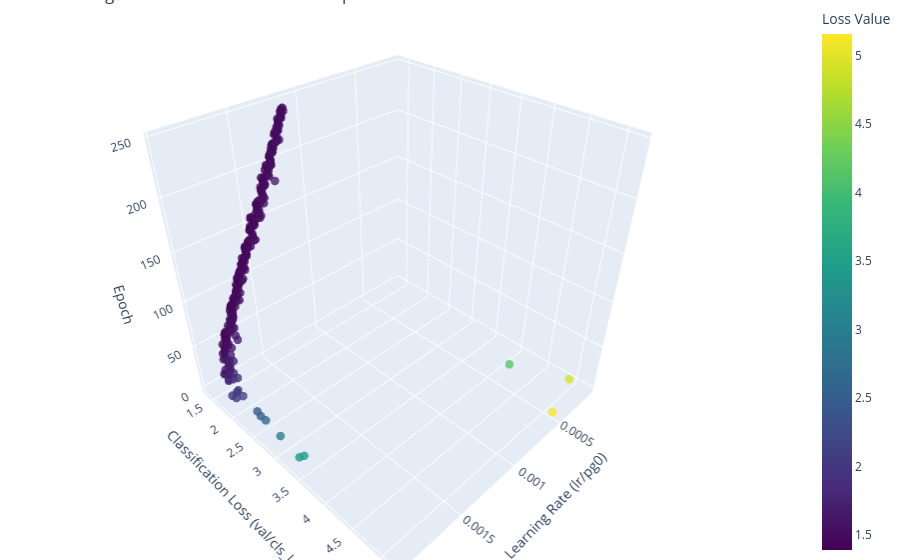

Notebook code cell kept with this figure:
### Code cell
graph_LrLoss_3D(df)

### Figure 1 — Plotly figure (JSON) as saved in the notebook; plotly's stock layout.template omitted (floating-point values rounded to 4 significant figures; data arrays with more than 128 entries replaced by an {"elided": "..."} marker saying what was removed)
{"data": [{"marker": {"color": {"elided": "246 float values"}, "colorbar": {"title": {"text": "Loss Value"}}, "colorscale": [[0, "#440154"], [0.1111, "#482878"], [0.2222, "#3e4989"], [0.3333, "#31688e"], [0.4444, "#26828e"], [0.5556, "#1f9e89"], [0.6667, "#35b779"], [0.7778, "#6ece58"], [0.8889, "#b5de2b"], [1, "#fde725"]], "opacity": 0.8, "size": 5}, "mode": "markers", "type": "scatter3d", "x": {"elided": "246 float values"}, "y": {"elided": "246 float values"}, "z": {"elided": "246 int values"}}], "layout": {"margin": {"b": 0, "l": 0, "r": 0, "t": 0}, "scene": {"xaxis": {"title": {"text": "Learning Rate (lr/pg0)"}}, "yaxis": {"title": {"text": "Classification Loss (val/cls_loss)"}}, "zaxis": {"title": {"text": "Epoch"}}}, "title": {"text": "Learning Rate vs. Validation Loss vs. Epoch"}}}
